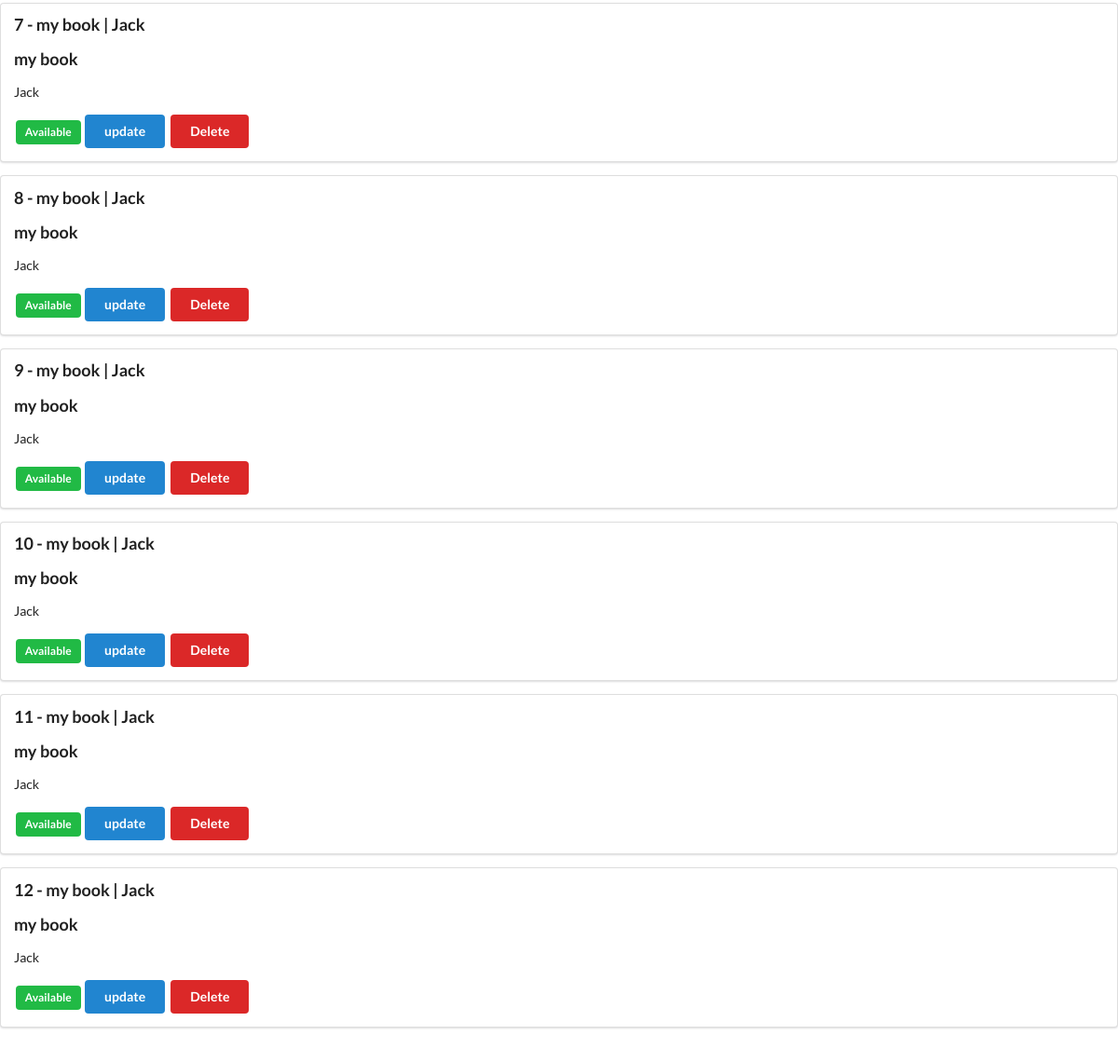
Page /data (lower part) on the earlier database version.
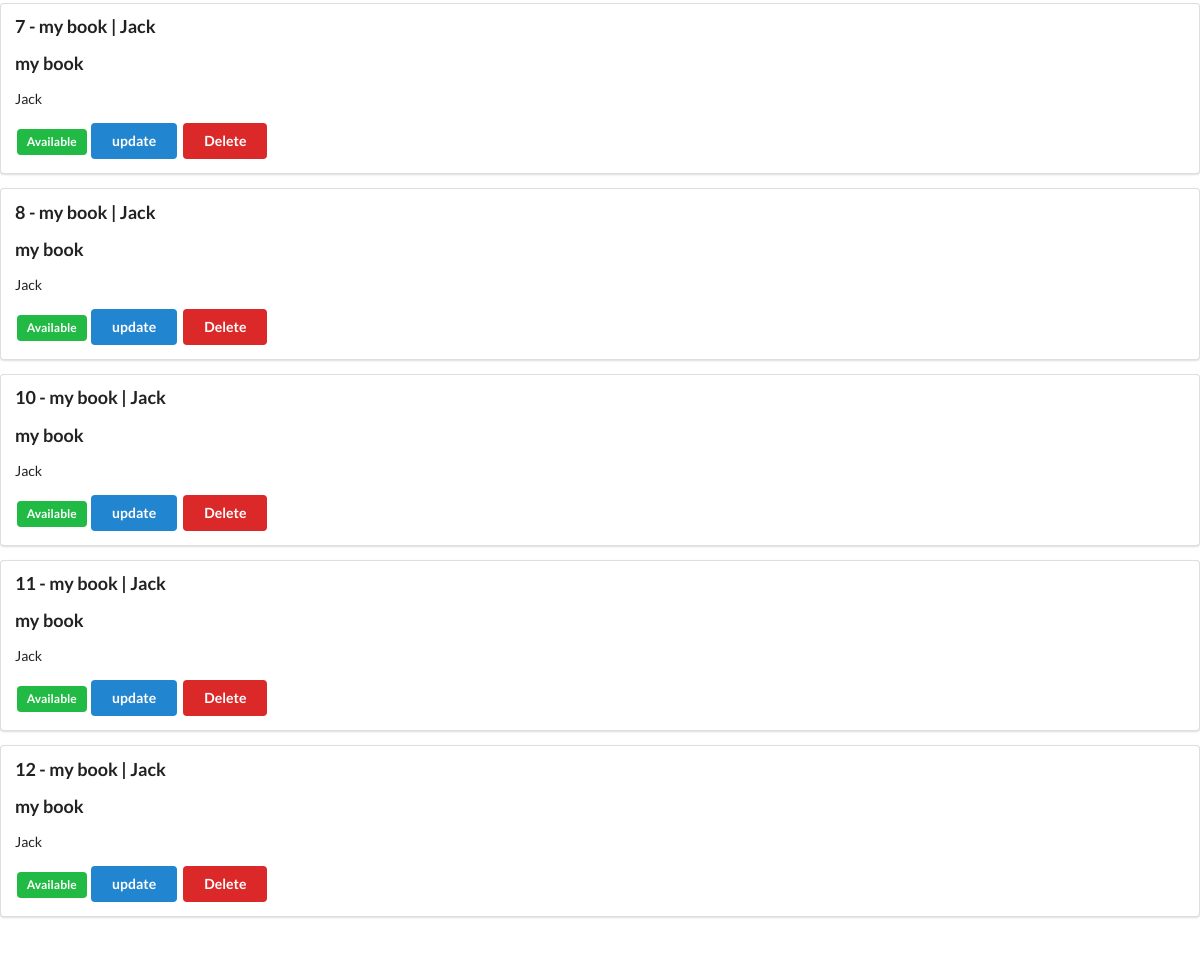
Same page on the later database version.
### tables this page shows
CREATE TABLE "Book_tbl" (
	"Book_ID"	INTEGER NOT NULL UNIQUE,
	"Title"	TEXT NOT NULL,
	"Author"	TEXT NOT NULL,
	PRIMARY KEY("Book_ID" AUTOINCREMENT)
);

### routes.py (the view)
@app.route('/data')
def data():
    title = "Data"
    books = db.queryDB('SELECT * FROM Book_tbl')
    return render_template('data.html', title=title, books=books)

### db_connecter.py (called while the page is built)
    def connect (self):
        conn = None
        try:
            conn = sqlite3.connect(self.DBname)
        except Exception as e:
            print(e)
        return conn

    def queryDB(self,command, params=[]):
        conn = self.connect()
        cur = conn.cursor() #creates new cursor object by executing SQL treatments
        cur.execute(command,params) #executes the update based on provided parameters
        result = cur.fetchall()
        self.disconnect(conn)
        return result

    def disconnect(self,conn):
        conn.close()

### templates/data.html (shortened to what this page needs)
{% extends "base.html" %}
{% block content %}
<head>
    <link rel="stylesheet" href='https://cdn.jsdelivr.net/npm/semantic-ui@2.4.2/dist/semantic.min.css'>
</head>
<body>
</body>
{% for book in books %}
{% set book_ID = book[0] %}
<div class ="ui segment">
    <p class="ui big header"> {{book_ID}} - {{book [1]}} | {{book [2]}}</p>
    <p class = "ui big header"> {{book[1]}} </p>
    <p> {{book [2]}} </p>
    {% if book.complete %}
    <span class=" ui gray label">On loan</span>
    {% else %}
    <span class="ui green label"> Available </span>
    {% endif %}
    <a class="ui blue button" href='/update/{{ book_ID }}'>update</a>
    <a class ="ui red button" href="/delete/{{ book_ID }}" >Delete</a>
</div>
{% endfor %}
{% endblock %}

### templates/base.html (shortened to what this page needs)
<!DOCTYPE html>
<html>
    <body style="background-color: #ffffff"></body>
    <head>
        <link rel="stylesheet" href="https://cdn.jsdelivr.net/npm/bootstrap@4.3.1/dist/css/bootstrap.min.css">
    </head>
    <body>
        <p>{% block content %}{% endblock %}</p>
    </body>
</html>
<div class ="alert {% if category == 'danger'%}alert - danger{%elif category == 'success' %}alert - success{% else %}alert - info{% endif %}" >
  </div>

Differences in the rows shown:
removed Book_tbl: Book_ID "9", Title "my book", Author "Jack"
